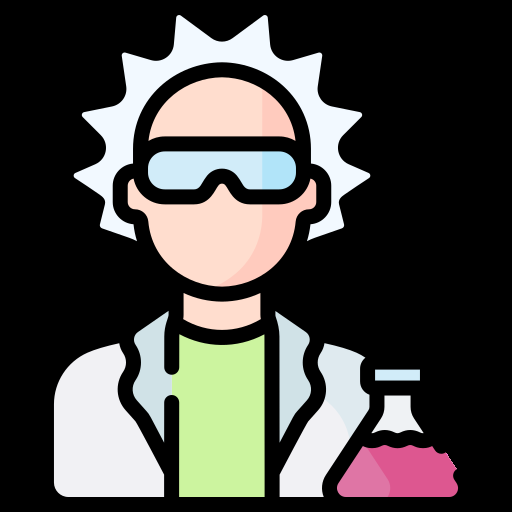
#> input picture images/expert.png, 512 x 512 px, found by its file name
$ jupyter execute 'Ex-07-Rotation and Flip Using openCV.ipynb'
#> lines starting #> are read from the running program, lines starting #| are printed output that depends on the picture
# Rotation and Flip Using openCV

#### Import Libraries

[cell 1]
import cv2
import numpy as np

#### cv2.getRotationMatrix2D(rotation_center_x,retation_center_y,angle of retation, scale)

[cell 2]
# Read/load Imput image
input_image = cv2.imread(r'D:\Computer Vision Bootcamp\images\expert.png')
#> input_image is the input picture: shape (512, 512, 3); mean B, G, R 69.7, 73.1, 74.9
cv2.imshow('Orginal Image', input_image )
cv2.waitKey(5000)
cv2.destroyAllWindows()

[cell 3]
# Extract height and width from image
height, width = input_image.shape[:2]
#> height = 512; width = 512

# Divided by four to rotate the image around its center
rotation_mat_R = cv2.getRotationMatrix2D((width/2, height/2), 45, .5)

rotation_image_output = cv2.warpAffine(input_image, rotation_mat_R, (width,height))
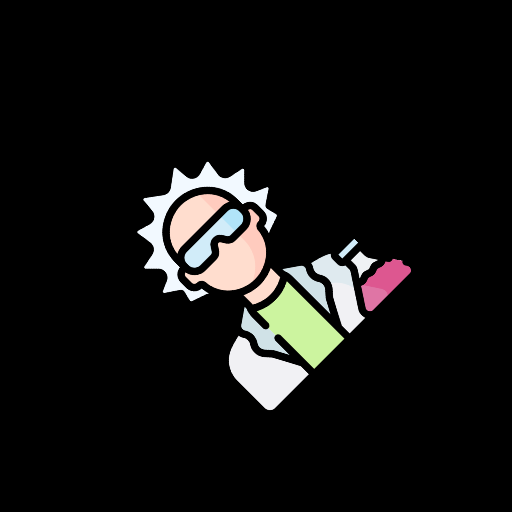
#> rotation_image_output: shape (512, 512, 3); mean B, G, R 17.4, 18.3, 18.7

cv2.imshow('Rotated_image', rotation_image_output)
cv2.waitKey(5000)
cv2.destroyAllWindows()

#### Horizontal Flip

[cell 4]
# Flipping Image Horizontally
flipped_img = cv2.flip(input_image, 1)
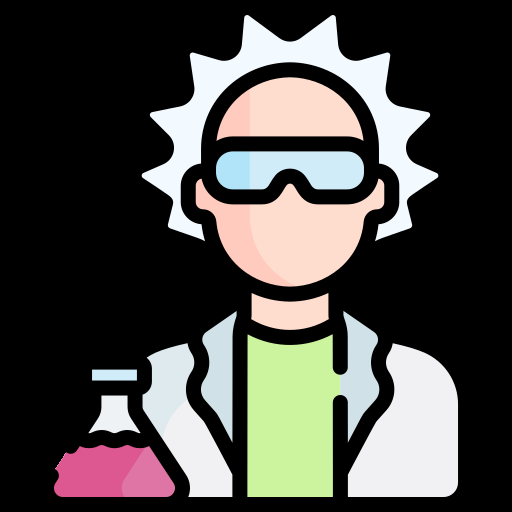
#> flipped_img: shape (512, 512, 3); mean B, G, R 69.7, 73.1, 74.9
cv2.imshow('Horizontal Flip', flipped_img)
cv2.waitKey(5000)
cv2.destroyAllWindows()

#### Vertically Fliped

[cell 5]
# Flipping Image Horizontally
flipped_img = cv2.flip(input_image, 0)
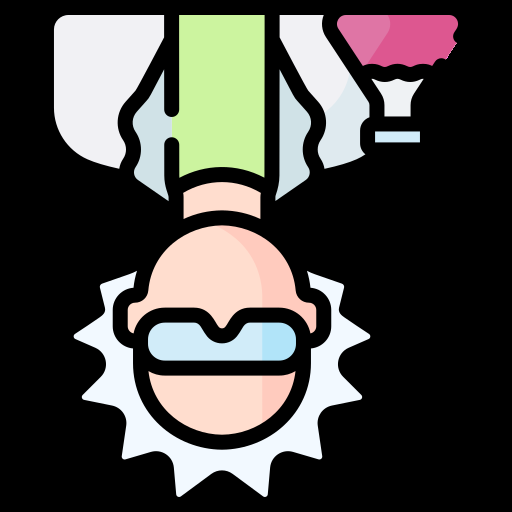
#> flipped_img: shape (512, 512, 3); mean B, G, R 69.7, 73.1, 74.9
cv2.imshow('Horizontal Flip', flipped_img)
cv2.waitKey(5000)
cv2.destroyAllWindows()
